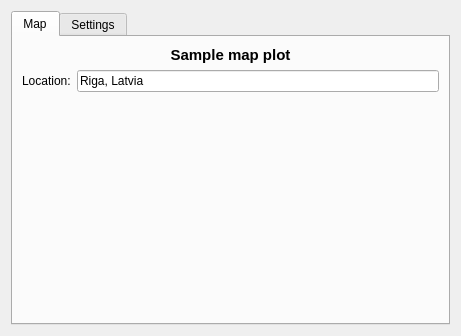
<?xml version="1.0" encoding="UTF-8"?>
<ui version="4.0">
 <class>Mapper</class>
 <widget class="QWidget" name="Mapper">
  <property name="geometry">
   <rect>
    <x>0</x>
    <y>0</y>
    <width>461</width>
    <height>336</height>
   </rect>
  </property>
  <property name="windowTitle">
   <string>Form</string>
  </property>
  <property name="windowIcon">
   <iconset resource="icons.qrc">
    <normaloff>:/images/04_maps.png</normaloff>:/images/04_maps.png</iconset>
  </property>
  <layout class="QVBoxLayout" name="verticalLayout_2">
   <item>
    <widget class="QTabWidget" name="tabWidget">
     <property name="currentIndex">
      <number>0</number>
     </property>
     <widget class="QWidget" name="tab">
      <attribute name="title">
       <string>Map</string>
      </attribute>
      <layout class="QVBoxLayout" name="verticalLayout">
       <item>
        <widget class="QLabel" name="titleLbl">
         <property name="lineWidth">
          <number>1</number>
         </property>
         <property name="text">
          <string>&lt;html&gt;&lt;head/&gt;&lt;body&gt;&lt;p align=&quot;center&quot;&gt;&lt;span style=&quot; font-size:11pt; font-weight:600;&quot;&gt;Sample map plot&lt;/span&gt;&lt;/p&gt;&lt;/body&gt;&lt;/html&gt;</string>
         </property>
        </widget>
       </item>
       <item>
        <layout class="QHBoxLayout" name="horizontalLayout_4">
         <item>
          <widget class="QLabel" name="label_15">
           <property name="text">
            <string>Location:</string>
           </property>
          </widget>
         </item>
         <item>
          <widget class="QLineEdit" name="locEdit">
           <property name="text">
            <string>Riga, Latvia</string>
           </property>
          </widget>
         </item>
        </layout>
       </item>
       <item>
        <widget class="GMapWidget" name="mapWidget" native="true">
         <property name="sizePolicy">
          <sizepolicy hsizetype="Expanding" vsizetype="Expanding">
           <horstretch>0</horstretch>
           <verstretch>0</verstretch>
          </sizepolicy>
         </property>
        </widget>
       </item>
      </layout>
     </widget>
     <widget class="QWidget" name="tab_2">
      <attribute name="title">
       <string>Settings</string>
      </attribute>
     </widget>
    </widget>
   </item>
  </layout>
 </widget>
 <customwidgets>
  <customwidget>
   <class>GMapWidget</class>
   <extends>QWidget</extends>
   <header>gmapwidget.h</header>
   <container>1</container>
  </customwidget>
 </customwidgets>
 <resources>
  <include location="icons.qrc"/>
 </resources>
 <connections/>
</ui>
